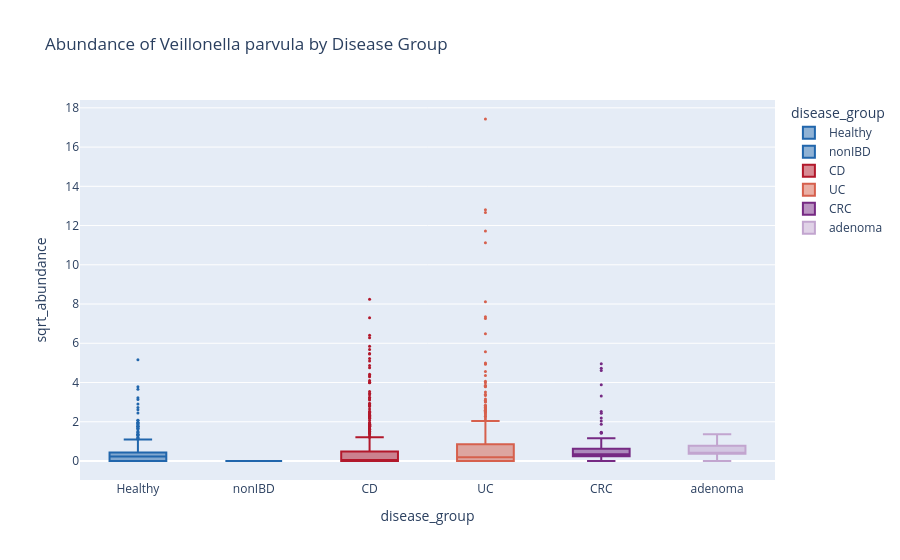

Here is the notebook cell this chart was saved with:
### Code cell
cur_species = "Veillonella parvula" #"Veillonella parvula", "Escherichia coli"
operon_abd_data.pl.boxplot(
    feature_name=cur_species, 
    x_axis_col="disease_group",
    feature_type_col=None,
    title="Abundance of {0} by Disease Group".format(cur_species),
)

### Figure 1 — Plotly figure (JSON) as saved in the notebook; plotly's stock layout.template omitted (floating-point values rounded to 4 significant figures; data arrays with more than 128 entries replaced by an {"elided": "..."} marker saying what was removed)
{"data": [{"alignmentgroup": "True", "boxpoints": "outliers", "hovertemplate": "disease_group=%{x}<br>sqrt_abundance=%{y}<extra></extra>", "legendgroup": "Healthy", "marker": {"color": "#2166ac", "size": 3}, "name": "Healthy", "notched": false, "offsetgroup": "Healthy", "orientation": "v", "showlegend": true, "type": "box", "x": {"elided": "570 str values"}, "x0": " ", "xaxis": "x", "y": {"elided": "570 float values"}, "y0": " ", "yaxis": "y"}, {"alignmentgroup": "True", "boxpoints": "outliers", "hovertemplate": "disease_group=%{x}<br>sqrt_abundance=%{y}<extra></extra>", "legendgroup": "nonIBD", "marker": {"color": "#2166ac", "size": 3}, "name": "nonIBD", "notched": false, "offsetgroup": "nonIBD", "orientation": "v", "showlegend": true, "type": "box", "x": ["nonIBD", "nonIBD", "nonIBD", "nonIBD", "nonIBD", "nonIBD", "nonIBD", "nonIBD", "nonIBD", "nonIBD", "nonIBD", "nonIBD", "nonIBD", "nonIBD", "nonIBD", "nonIBD", "nonIBD", "nonIBD", "nonIBD", "nonIBD", "nonIBD", "nonIBD", "nonIBD", "nonIBD", "nonIBD", "nonIBD", "nonIBD", "nonIBD", "nonIBD", "nonIBD", "nonIBD", "nonIBD", "nonIBD", "nonIBD", "nonIBD", "nonIBD", "nonIBD", "nonIBD", "nonIBD", "nonIBD", "nonIBD", "nonIBD", "nonIBD", "nonIBD", "nonIBD", "nonIBD", "nonIBD", "nonIBD", "nonIBD", "nonIBD", "nonIBD", "nonIBD", "nonIBD", "nonIBD", "nonIBD", "nonIBD", "nonIBD", "nonIBD", "nonIBD", "nonIBD", "nonIBD", "nonIBD", "nonIBD", "nonIBD", "nonIBD", "nonIBD", "nonIBD"], "x0": " ", "xaxis": "x", "y": [0.0, 0.0, 0.0, 0.0, 0.0, 0.0, 0.0, 0.0, 0.0, 0.0, 0.0, 0.0, 0.0, 0.0, 0.0, 0.0, 0.0, 0.0, 0.0, 0.0, 0.0, 0.0, 0.0, 0.0, 0.0, 0.0, 0.0, 0.0, 0.0, 0.0, 0.0, 0.0, 0.0, 0.0, 0.0, 0.0, 0.0, 0.0, 0.0, 0.0, 0.0, 0.0, 0.0, 0.0, 0.0, 0.0, 0.0, 0.0, 0.0, 0.0, 0.0, 0.0, 0.0, 0.0, 0.0, 0.0, 0.0, 0.0, 0.0, 0.0, 0.0, 0.0, 0.0, 0.0, 0.0, 0.0, 0.0], "y0": " ", "yaxis": "y"}, {"alignmentgroup": "True", "boxpoints": "outliers", "hovertemplate": "disease_group=%{x}<br>sqrt_abundance=%{y}<extra></extra>", "legendgroup": "CD", "marker": {"color": "#b2182b", "size": 3}, "name": "CD", "notched": false, "offsetgroup": "CD", "orientation": "v", "showlegend": true, "type": "box", "x": {"elided": "599 str values"}, "x0": " ", "xaxis": "x", "y": {"elided": "599 float values"}, "y0": " ", "yaxis": "y"}, {"alignmentgroup": "True", "boxpoints": "outliers", "hovertemplate": "disease_group=%{x}<br>sqrt_abundance=%{y}<extra></extra>", "legendgroup": "UC", "marker": {"color": "#d6604d", "size": 3}, "name": "UC", "notched": false, "offsetgroup": "UC", "orientation": "v", "showlegend": true, "type": "box", "x": {"elided": "525 str values"}, "x0": " ", "xaxis": "x", "y": {"elided": "525 float values"}, "y0": " ", "yaxis": "y"}, {"alignmentgroup": "True", "boxpoints": "outliers", "hovertemplate": "disease_group=%{x}<br>sqrt_abundance=%{y}<extra></extra>", "legendgroup": "CRC", "marker": {"color": "#762a83", "size": 3}, "name": "CRC", "notched": false, "offsetgroup": "CRC", "orientation": "v", "showlegend": true, "type": "box", "x": {"elided": "166 str values"}, "x0": " ", "xaxis": "x", "y": {"elided": "166 float values"}, "y0": " ", "yaxis": "y"}, {"alignmentgroup": "True", "boxpoints": "outliers", "hovertemplate": "disease_group=%{x}<br>sqrt_abundance=%{y}<extra></extra>", "legendgroup": "adenoma", "marker": {"color": "#c2a5cf", "size": 3}, "name": "adenoma", "notched": false, "offsetgroup": "adenoma", "orientation": "v", "showlegend": true, "type": "box", "x": ["adenoma", "adenoma", "adenoma", "adenoma", "adenoma", "adenoma", "adenoma", "adenoma"], "x0": " ", "xaxis": "x", "y": [0.0, 0.6097, 0.3751, 0.3788, 0.3583, 0.3821, 1.363, 0.9387], "y0": " ", "yaxis": "y"}], "layout": {"boxmode": "overlay", "legend": {"title": {"text": "disease_group"}, "tracegroupgap": 0}, "title": {"text": "Abundance of Veillonella parvula by Disease Group"}, "xaxis": {"anchor": "y", "categoryarray": ["Healthy", "nonIBD", "CD", "UC", "CRC", "adenoma"], "categoryorder": "array", "domain": [0, 1], "title": {"text": "disease_group"}}, "yaxis": {"anchor": "x", "domain": [0, 1], "title": {"text": "sqrt_abundance"}}}}
